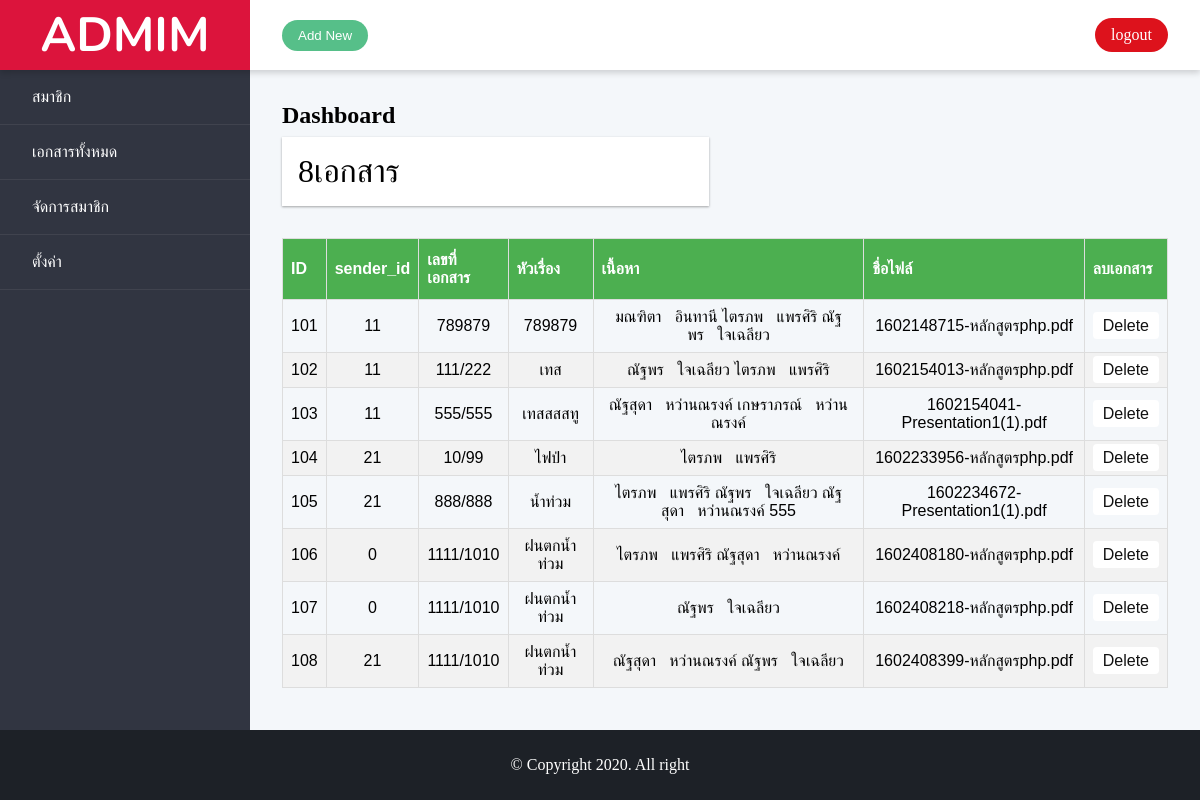
/admin_document.php (signed in), run on the app's committed database.
### tables this page shows
CREATE TABLE `tb_document` (
  `id` int(11) NOT NULL,
  `sender_id` int(11) UNSIGNED NOT NULL,
  `document_no` varchar(20) NOT NULL,
  `topic` varchar(255) NOT NULL,
  `detail` varchar(255) NOT NULL,
  `ext` varchar(4) NOT NULL,
  `size` double UNSIGNED NOT NULL,
  `file` varchar(255) NOT NULL,
  `last_update` timestamp NOT NULL DEFAULT current_timestamp()
);

### functions.php (called while the page is built, shortened)
<?php
    class DB_con {
        function __construct() {
            $conn = mysqli_connect(DB_SERVER,DB_USER,DB_PASS,DB_NAME);
            $this->dbcon = $conn;
        }
        public function fetchdocument_admin() {
            $result = mysqli_query($this->dbcon, "SELECT * FROM tb_document ");
            return $result;
        }
        public function sumdoc() {
        $sumdoc = mysqli_query($this->dbcon,"SELECT  * from tb_document");
        return $sumdoc;
    }
    }
?>

### admin_document.php (the view, shortened to what this page needs)
<?php
                if ($_SESSION['id'] == "") {
                    header("location: admin_login.php");
                } else {
?>
<!DOCTYPE html>
<html lang="en">
<head>
    <link rel="stylesheet" href="css/style.css">
</head>
<body>
    <div class="admin">
        <header class="admin__header">
            <a href="#" class="logo">
            <h1>Admim</h1>
        </a>
            <div class="toolbar">
                <button class="btn btn--primary">Add New </button>
                <a href="admin_logout.php" class="logout">logout</a>
            </div>
        </header>
        <nav class="admin__nav">
            <ul class="menu">
                <li class="menu__item">
                    <a href="admin_index.php" class="menu__link">สมาชิก</a>
                </li>
                <li class="menu__item">
                    <a href="admin_document.php" class="menu__link">เอกสารทั้งหมด</a>
                </li>
                <li class="menu__item">
                    <a href="admin_manage.php" class="menu__link">จัดการสมาชิก</a>
                </li>
                <li class="menu__item">
                    <a href="" class="menu__link">ตั้งค่า</a>
                </li>
            </ul>
        </nav>
        <main class="admin__main">
            <h2>Dashboard</h2>
            <div class="dashboard">
                <div class="dashboard__item">
                    <div class="card">
                    <?php
                          include_once('functions.php');
                          $fetchdata = new DB_con();
                          $result = $fetchdata->sumdoc();
                          echo  mysqli_num_rows($result).  'เอกสาร' ;
                          ?>
                    </div>
                </div>
                <div class="dashboard__item dashboard__item--full">
                <table id="customers">
                        <tr>
                          <th>ID</th>
                          <th>sender_id</th>
                          <th>เลขที่เอกสาร</th>
                          <th>หัวเรื่อง</th>
                          <th>เนื้อหา</th>
                          <th>ชื่อไฟล์</th>
                          <th>ลบเอกสาร</th>
                        </tr>
                        <tbody>
                          <?php
                          include_once('functions.php');
                          $fetchdocument = new DB_con();
                          $result = $fetchdocument->fetchdocument_admin();
                          while($row = mysqli_fetch_array($result)) {
                      ?>
                              <tr>
                                  <td><?php echo $row['id']; ?></td>
                                  <td><?php echo $row['sender_id']; ?></td>
                                  <td><?php echo $row['document_no']; ?></td>
                                  <td><?php echo $row['topic']; ?></td>
                                  <td><?php echo $row['detail']; ?></td>
                                  <td><?php echo $row['file']; ?></td>
                                  <td><a href="deletedocument.php?del=<?php echo $row['id'];?>" class="delete-btn">Delete</a></td>
                              </tr>
                      <?php
                           }
                      ?>
                      </tbody>
                      </table>
                </div>
            </div>
        </main>
        <footer class="admin__footer">
            © Copyright 2020. All right
        </footer>
    </div>
</body>
</html>
<?php
                        }
                        ?>

### css/style.css (style rules this page uses)
* { margin: 0%; padding: 0; box-sizing: border-box; }
body { height: 100%; overflow: hidden; }
.admin { --spacing: 1re,; display: grid; height: 100vh; grid-template-rows:70px 1fr 70px ; grid-template-columns: 250px 1fr; grid-template-areas: "header header" "nav main" "footer footer"; }
.admin__header { display: flex; flex-basis: 100%; grid-area: header; height: 70px; background-color: white; box-shadow: 0 3px 6px rgba(0, 0, 0, 0.16); position: relative; }
.admin__nav { flex: 0 0 250px; grid-area: nav; background-color: #313541; }
.admin__main { flex: 1; grid-area: main; padding: var(--spacing); overflow-y: auto; overflow-x: hidden; -webkit-overflow-scrolling: touch; background-color: #f4f7fa; }
.admin__footer { display: flex; grid-area: footer; flex-basis: 100%; justify-content: center; align-items: center; height: 70px; padding: 0 var(--spacing); color: #fff; background-color: #1d2127; }
td { text-align: center; }
td a.delete-btn { border: 0; background: white; border-radius: 0.25rem; cursor: pointer; padding: 5px 10px; color: #111; transition: .3s ease-in-out; }
@media only screen and (min-width: 48rem) { .admin { --spacing: 2rem; } }
.dashboard { --column-count: 2; display: flex; flex-wrap: wrap; margin: 0 calc(var(--spacing) * -0.5); display: grid; grid-template-columns: repeat(var(--column-count), 1fr); grid-gap: var(--spacing); }
.dashboard__item { flex: 1 1 50%; grid-column-end: span 2; padding: calc(var(--spacing) / 2); }
.dashboard__item--full { flex-basis: 100%; grid-column: 1 / -1; }
@media only screen and (min-width: 48rem) { .dashboard { --column-count: 4; } }
a { color: #dc5a60; text-decoration: none; }
.logo { display: flex; flex: 0 0 250px; height: 70px; justify-content: center; align-items: center; position: relative; margin: 0; color: white; background-color: #DC143C; font-size: 1rem; }
.logo h1 { margin: 0; }
.toolbar { display: flex; flex: 1; justify-content: space-between; align-items: center; padding: 0 var(--spacing); }
.menu { list-style: none; padding: 0; }
.menu__item { border-bottom: 1px solid rgba(255,255,255,0.07); }
.menu__link { display: block; padding: 1rem 2rem; color: #76808f; text-decoration: none; transition: .4s; }
.card { height: 100%; padding: 1rem; font-size: 2rem; font-weight: 300; background-color: #fff; box-shadow: 0 1px 3px rgba(0, 0, 0, 0.12), 0 1px 2px rgba(0, 0, 0, 0.24); transition: all .3s cubic-bezier(0.25, 0.8, 0.25,1); }
.btn { display: inline-block; border-radius: 5em; border: 0; padding: 0.5rem 1rem; white-space: nowrap; }
.btn--primary { color: #fff; background-color: #56bf89; }
#customers { font-family: "Trebuchet MS", Arial, Helvetica, sans-serif; border-collapse: collapse; width: 100%; }
#customers td, #customers th { border: 1px solid #ddd; padding: 8px; }
#customers tr:nth-child(even) { background-color: #f2f2f2; }
#customers th { padding-top: 12px; padding-bottom: 12px; text-align: left; background-color: #4CAF50; color: white; }
.toolbar a { display: inline-block; border-radius: 5em; border: 0; padding: 0.5rem 1rem; white-space: nowrap; color: #fff; background-color: #dd121c; }
h2 { margin-bottom: 0.5rem; }
h1 { font-family: "Nunito", sans-serif; font-size: 48px; font-weight: 700; line-height: 56px; text-transform: uppercase; }
.menu__item a { color: white; font-family: "Nunito", sans-serif; }

### data on the page
tb_document: id "101", sender "11", document_no "789879", topic "789879", detail "มณฑิตา อินทานี ไตรภพ แพรศิริ ณัฐพร ใจเฉลียว", file "1602148715-หลักสูตรphp.pdf"
tb_document: id "102", sender "11", document_no "111/222", topic "เทส", detail "ณัฐพร ใจเฉลียว ไตรภพ แพรศิริ", file "1602154013-หลักสูตรphp.pdf"
tb_document: id "103", sender "11", document_no "555/555", topic "เทสสสสทู", detail "ณัฐสุดา หว่านณรงค์ เกษราภรณ์ หว่านณรงค์", file "1602154041-Presentation1(1).pdf"
tb_document: id "104", sender "21", document_no "10/99", topic "ไฟป่า", detail "ไตรภพ แพรศิริ", file "1602233956-หลักสูตรphp.pdf"
tb_document: id "105", sender "21", document_no "888/888", topic "น้ำท่วม", detail "ไตรภพ แพรศิริ ณัฐพร ใจเฉลียว ณัฐสุดา หว่านณรงค์ 555", file "1602234672-Presentation1(1).pdf"
tb_document: id "106", sender "0", document_no "1111/1010", topic "ฝนตกน้ำท่วม", detail "ไตรภพ แพรศิริ ณัฐสุดา หว่านณรงค์", file "1602408180-หลักสูตรphp.pdf"
tb_document: id "107", sender "0", document_no "1111/1010", topic "ฝนตกน้ำท่วม", detail "ณัฐพร ใจเฉลียว", file "1602408218-หลักสูตรphp.pdf"
tb_document: id "108", sender "21", document_no "1111/1010", topic "ฝนตกน้ำท่วม", detail "ณัฐสุดา หว่านณรงค์ ณัฐพร ใจเฉลียว", file "1602408399-หลักสูตรphp.pdf"

### other printed values
mysqli_num_rows($result) "8"
